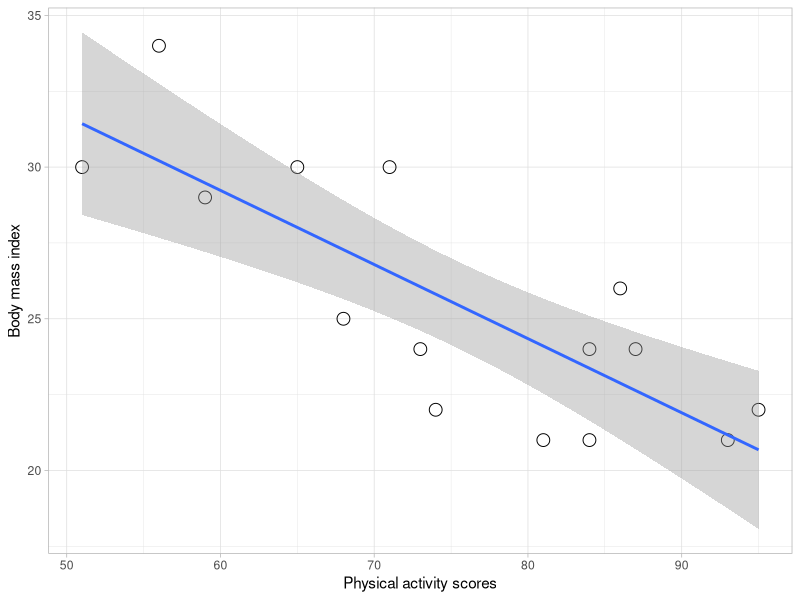
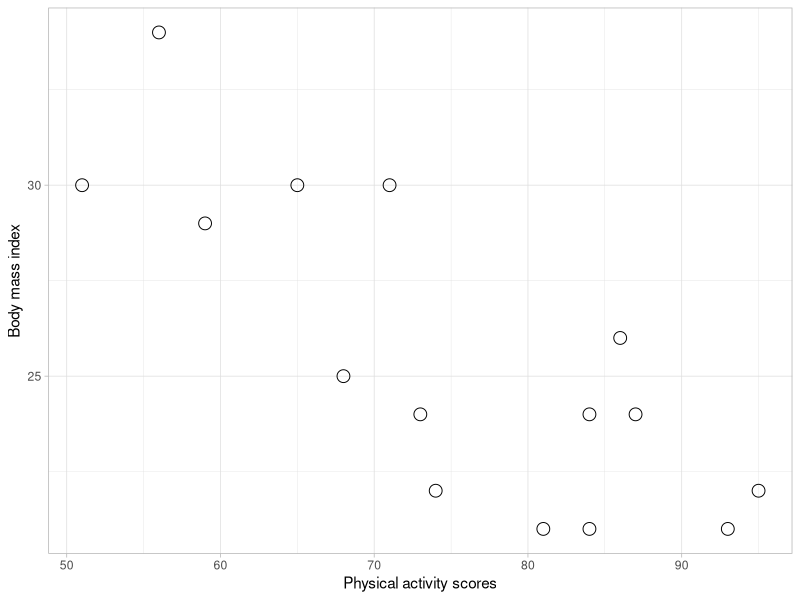

Here is the R script that generated these plots, in order:
#ch8
id<-c(1,2,3,4,5,6,7,8,9,10,11,12,13,14,15)
pa<-c(65,74,56,93,51,87,86,73,95,81,71,84,84,68,59)
bmi<-c(30,22,34,21,30,24,26,24,22,21,30,21,24,25,29)
dt<-data.frame(id,pa,bmi)
#test normality
shapiro.test(dt$pa)
shapiro.test(dt$bmi)
#correlation test
cor.test(pa, bmi, method=c("pearson"))

#graph
library(ggplot2)
g0<-ggplot(dt, aes(x=pa, y=bmi)) + 
  geom_point(shape = 21,size=4)+
  geom_smooth(method=lm, se=TRUE)
g1 <- g0+labs(x = "Physical activity scores", y = "Body mass index")
g1 + theme_light()

library(ggplot2)
g0<-ggplot(dt, aes(x=pa, y=bmi)) + 
  geom_point(shape = 21,size=4)
g1 <- g0+labs(x = "Physical activity scores", y = "Body mass index")
g1 + theme_light()

#ex 8.2
apgar1min<-c(10,3,8,9,8,9,8,8,8,8,7,8,7)
apgar5min<-c(10,6,9,10,9,10,9,9,9,9,9,9,9)
dt<-data.frame(apgar1min,apgar5min)
#test normality
shapiro.test(dt$apgar1min)
shapiro.test(dt$apgar5min)

cor.test(dt$apgar1min,dt$apgar5min, method=c("spearman"))

#simple linear
id<-c(1,2,3,4,5,6,7,8,9,10,11,12,13,14,15)
pa<-c(65,74,56,93,51,87,86,73,95,81,71,84,84,68,59)
bmi<-c(30,22,34,21,30,24,26,24,22,21,30,21,24,25,29)
dt<-data.frame(id,pa,bmi)
m0<-lm(bmi~pa,data=dt)
summary(m0)
